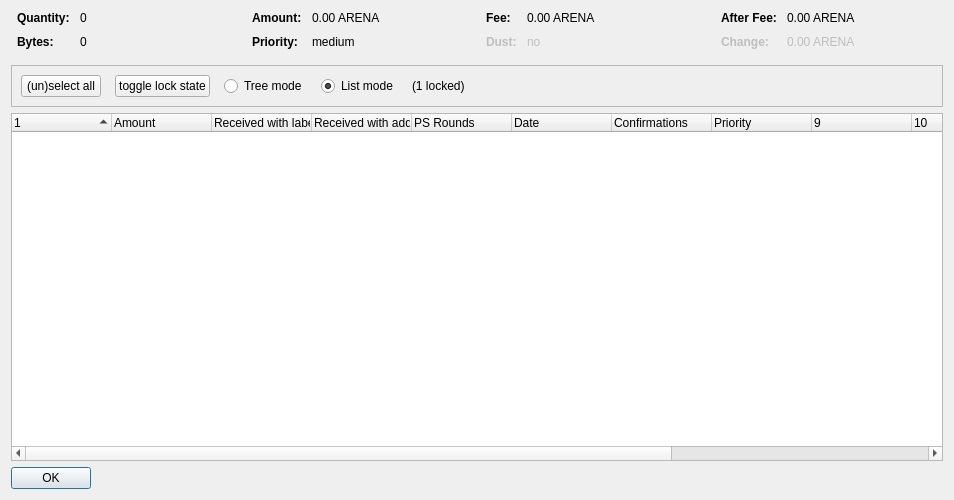
<?xml version="1.0" encoding="UTF-8"?>
<ui version="4.0">
 <class>CoinControlDialog</class>
 <widget class="QDialog" name="CoinControlDialog">
  <property name="geometry">
   <rect>
    <x>0</x>
    <y>0</y>
    <width>954</width>
    <height>500</height>
   </rect>
  </property>
  <property name="windowTitle">
   <string>Coin Selection</string>
  </property>
  <layout class="QVBoxLayout" name="verticalLayout">
   <item>
    <layout class="QHBoxLayout" name="horizontalLayoutTop" stretch="0,0,0,0">
     <property name="topMargin">
      <number>0</number>
     </property>
     <property name="bottomMargin">
      <number>10</number>
     </property>
     <item>
      <layout class="QFormLayout" name="formLayoutCoinControl1">
       <property name="horizontalSpacing">
        <number>10</number>
       </property>
       <property name="verticalSpacing">
        <number>10</number>
       </property>
       <property name="leftMargin">
        <number>6</number>
       </property>
       <property name="rightMargin">
        <number>6</number>
       </property>
       <item row="0" column="0">
        <widget class="QLabel" name="labelCoinControlQuantityText">
         <property name="font">
          <font>
           <weight>75</weight>
           <bold>true</bold>
          </font>
         </property>
         <property name="text">
          <string>Quantity:</string>
         </property>
        </widget>
       </item>
       <item row="0" column="1">
        <widget class="QLabel" name="labelCoinControlQuantity">
         <property name="cursor">
          <cursorShape>IBeamCursor</cursorShape>
         </property>
         <property name="contextMenuPolicy">
          <enum>Qt::ActionsContextMenu</enum>
         </property>
         <property name="text">
          <string notr="true">0</string>
         </property>
         <property name="textInteractionFlags">
          <set>Qt::LinksAccessibleByMouse|Qt::TextSelectableByKeyboard|Qt::TextSelectableByMouse</set>
         </property>
        </widget>
       </item>
       <item row="1" column="0">
        <widget class="QLabel" name="labelCoinControlBytesText">
         <property name="font">
          <font>
           <weight>75</weight>
           <bold>true</bold>
          </font>
         </property>
         <property name="text">
          <string>Bytes:</string>
         </property>
        </widget>
       </item>
       <item row="1" column="1">
        <widget class="QLabel" name="labelCoinControlBytes">
         <property name="cursor">
          <cursorShape>IBeamCursor</cursorShape>
         </property>
         <property name="contextMenuPolicy">
          <enum>Qt::ActionsContextMenu</enum>
         </property>
         <property name="text">
          <string notr="true">0</string>
         </property>
         <property name="textInteractionFlags">
          <set>Qt::LinksAccessibleByMouse|Qt::TextSelectableByKeyboard|Qt::TextSelectableByMouse</set>
         </property>
        </widget>
       </item>
      </layout>
     </item>
     <item>
      <layout class="QFormLayout" name="formLayoutCoinControl2">
       <property name="horizontalSpacing">
        <number>10</number>
       </property>
       <property name="verticalSpacing">
        <number>10</number>
       </property>
       <property name="leftMargin">
        <number>6</number>
       </property>
       <property name="rightMargin">
        <number>6</number>
       </property>
       <item row="0" column="0">
        <widget class="QLabel" name="labelCoinControlAmountText">
         <property name="font">
          <font>
           <weight>75</weight>
           <bold>true</bold>
          </font>
         </property>
         <property name="text">
          <string>Amount:</string>
         </property>
        </widget>
       </item>
       <item row="0" column="1">
        <widget class="QLabel" name="labelCoinControlAmount">
         <property name="cursor">
          <cursorShape>IBeamCursor</cursorShape>
         </property>
         <property name="contextMenuPolicy">
          <enum>Qt::ActionsContextMenu</enum>
         </property>
         <property name="text">
          <string notr="true">0.00 ARENA</string>
         </property>
         <property name="textInteractionFlags">
          <set>Qt::LinksAccessibleByMouse|Qt::TextSelectableByKeyboard|Qt::TextSelectableByMouse</set>
         </property>
        </widget>
       </item>
       <item row="1" column="0">
        <widget class="QLabel" name="labelCoinControlPriorityText">
         <property name="font">
          <font>
           <weight>75</weight>
           <bold>true</bold>
          </font>
         </property>
         <property name="text">
          <string>Priority:</string>
         </property>
        </widget>
       </item>
       <item row="1" column="1">
        <widget class="QLabel" name="labelCoinControlPriority">
         <property name="cursor">
          <cursorShape>IBeamCursor</cursorShape>
         </property>
         <property name="contextMenuPolicy">
          <enum>Qt::ActionsContextMenu</enum>
         </property>
         <property name="text">
          <string>medium</string>
         </property>
         <property name="textInteractionFlags">
          <set>Qt::LinksAccessibleByMouse|Qt::TextSelectableByKeyboard|Qt::TextSelectableByMouse</set>
         </property>
        </widget>
       </item>
      </layout>
     </item>
     <item>
      <layout class="QFormLayout" name="formLayoutCoinControl3">
       <property name="horizontalSpacing">
        <number>10</number>
       </property>
       <property name="verticalSpacing">
        <number>10</number>
       </property>
       <property name="leftMargin">
        <number>6</number>
       </property>
       <property name="rightMargin">
        <number>6</number>
       </property>
       <item row="0" column="0">
        <widget class="QLabel" name="labelCoinControlFeeText">
         <property name="font">
          <font>
           <weight>75</weight>
           <bold>true</bold>
          </font>
         </property>
         <property name="text">
          <string>Fee:</string>
         </property>
        </widget>
       </item>
       <item row="0" column="1">
        <widget class="QLabel" name="labelCoinControlFee">
         <property name="cursor">
          <cursorShape>IBeamCursor</cursorShape>
         </property>
         <property name="contextMenuPolicy">
          <enum>Qt::ActionsContextMenu</enum>
         </property>
         <property name="text">
          <string notr="true">0.00 ARENA</string>
         </property>
         <property name="textInteractionFlags">
          <set>Qt::LinksAccessibleByMouse|Qt::TextSelectableByKeyboard|Qt::TextSelectableByMouse</set>
         </property>
        </widget>
       </item>
       <item row="1" column="0">
        <widget class="QLabel" name="labelCoinControlLowOutputText">
         <property name="enabled">
          <bool>false</bool>
         </property>
         <property name="font">
          <font>
           <weight>75</weight>
           <bold>true</bold>
          </font>
         </property>
         <property name="text">
          <string>Dust:</string>
         </property>
        </widget>
       </item>
       <item row="1" column="1">
        <widget class="QLabel" name="labelCoinControlLowOutput">
         <property name="enabled">
          <bool>false</bool>
         </property>
         <property name="cursor">
          <cursorShape>IBeamCursor</cursorShape>
         </property>
         <property name="contextMenuPolicy">
          <enum>Qt::ActionsContextMenu</enum>
         </property>
         <property name="text">
          <string>no</string>
         </property>
         <property name="textInteractionFlags">
          <set>Qt::LinksAccessibleByMouse|Qt::TextSelectableByKeyboard|Qt::TextSelectableByMouse</set>
         </property>
        </widget>
       </item>
      </layout>
     </item>
     <item>
      <layout class="QFormLayout" name="formLayoutCoinControl4">
       <property name="horizontalSpacing">
        <number>10</number>
       </property>
       <property name="verticalSpacing">
        <number>10</number>
       </property>
       <property name="leftMargin">
        <number>6</number>
       </property>
       <property name="rightMargin">
        <number>6</number>
       </property>
       <item row="0" column="0">
        <widget class="QLabel" name="labelCoinControlAfterFeeText">
         <property name="font">
          <font>
           <weight>75</weight>
           <bold>true</bold>
          </font>
         </property>
         <property name="text">
          <string>After Fee:</string>
         </property>
        </widget>
       </item>
       <item row="0" column="1">
        <widget class="QLabel" name="labelCoinControlAfterFee">
         <property name="cursor">
          <cursorShape>IBeamCursor</cursorShape>
         </property>
         <property name="contextMenuPolicy">
          <enum>Qt::ActionsContextMenu</enum>
         </property>
         <property name="text">
          <string notr="true">0.00 ARENA</string>
         </property>
         <property name="textInteractionFlags">
          <set>Qt::LinksAccessibleByMouse|Qt::TextSelectableByKeyboard|Qt::TextSelectableByMouse</set>
         </property>
        </widget>
       </item>
       <item row="1" column="0">
        <widget class="QLabel" name="labelCoinControlChangeText">
         <property name="enabled">
          <bool>false</bool>
         </property>
         <property name="font">
          <font>
           <weight>75</weight>
           <bold>true</bold>
          </font>
         </property>
         <property name="text">
          <string>Change:</string>
         </property>
        </widget>
       </item>
       <item row="1" column="1">
        <widget class="QLabel" name="labelCoinControlChange">
         <property name="enabled">
          <bool>false</bool>
         </property>
         <property name="cursor">
          <cursorShape>IBeamCursor</cursorShape>
         </property>
         <property name="contextMenuPolicy">
          <enum>Qt::ActionsContextMenu</enum>
         </property>
         <property name="text">
          <string notr="true">0.00 ARENA</string>
         </property>
         <property name="textInteractionFlags">
          <set>Qt::LinksAccessibleByMouse|Qt::TextSelectableByKeyboard|Qt::TextSelectableByMouse</set>
         </property>
        </widget>
       </item>
      </layout>
     </item>
    </layout>
   </item>
   <item>
    <widget class="QFrame" name="frame">
     <property name="minimumSize">
      <size>
       <width>0</width>
       <height>40</height>
      </size>
     </property>
     <property name="frameShape">
      <enum>QFrame::StyledPanel</enum>
     </property>
     <property name="frameShadow">
      <enum>QFrame::Sunken</enum>
     </property>
     <layout class="QHBoxLayout" name="horizontalLayout">
      <item>
       <layout class="QHBoxLayout" name="horizontalLayoutPanel" stretch="0,0,0,0,0,0">
        <property name="spacing">
         <number>14</number>
        </property>
        <item>
         <widget class="QPushButton" name="pushButtonSelectAll">
          <property name="sizePolicy">
           <sizepolicy hsizetype="Maximum" vsizetype="Fixed">
            <horstretch>0</horstretch>
            <verstretch>0</verstretch>
           </sizepolicy>
          </property>
          <property name="text">
           <string>(un)select all</string>
          </property>
          <property name="autoDefault">
           <bool>false</bool>
          </property>
         </widget>
        </item>
        <item>
         <widget class="QPushButton" name="pushButtonToggleLock">
          <property name="sizePolicy">
           <sizepolicy hsizetype="Maximum" vsizetype="Fixed">
            <horstretch>0</horstretch>
            <verstretch>0</verstretch>
           </sizepolicy>
          </property>
          <property name="text">
           <string>toggle lock state</string>
          </property>
          <property name="autoDefault">
           <bool>false</bool>
          </property>
         </widget>
        </item>
        <item>
         <widget class="QRadioButton" name="radioTreeMode">
          <property name="sizePolicy">
           <sizepolicy hsizetype="Maximum" vsizetype="Fixed">
            <horstretch>0</horstretch>
            <verstretch>0</verstretch>
           </sizepolicy>
          </property>
          <property name="text">
           <string>Tree mode</string>
          </property>
         </widget>
        </item>
        <item>
         <widget class="QRadioButton" name="radioListMode">
          <property name="sizePolicy">
           <sizepolicy hsizetype="Maximum" vsizetype="Fixed">
            <horstretch>0</horstretch>
            <verstretch>0</verstretch>
           </sizepolicy>
          </property>
          <property name="text">
           <string>List mode</string>
          </property>
          <property name="checked">
           <bool>true</bool>
          </property>
         </widget>
        </item>
        <item>
         <widget class="QLabel" name="labelLocked">
          <property name="text">
           <string>(1 locked)</string>
          </property>
         </widget>
        </item>
        <item>
         <spacer name="horizontalSpacer">
          <property name="orientation">
           <enum>Qt::Horizontal</enum>
          </property>
          <property name="sizeHint" stdset="0">
           <size>
            <width>40</width>
            <height>20</height>
           </size>
          </property>
         </spacer>
        </item>
       </layout>
      </item>
     </layout>
    </widget>
   </item>
   <item>
    <widget class="CoinControlTreeWidget" name="treeWidget">
     <property name="contextMenuPolicy">
      <enum>Qt::CustomContextMenu</enum>
     </property>
     <property name="sortingEnabled">
      <bool>false</bool>
     </property>
     <property name="columnCount">
      <number>13</number>
     </property>
     <attribute name="headerShowSortIndicator" stdset="0">
      <bool>true</bool>
     </attribute>
     <attribute name="headerStretchLastSection">
      <bool>false</bool>
     </attribute>
     <column>
      <property name="text">
       <string/>
      </property>
     </column>
     <column>
      <property name="text">
       <string>Amount</string>
      </property>
     </column>
     <column>
      <property name="text">
       <string>Received with label</string>
      </property>
     </column>
     <column>
      <property name="text">
       <string>Received with address</string>
      </property>
     </column>
     <column>
      <property name="text">
       <string>PS Rounds</string>
      </property>
     </column>
     <column>
      <property name="text">
       <string>Date</string>
      </property>
     </column>
     <column>
      <property name="text">
       <string>Confirmations</string>
      </property>
      <property name="toolTip">
       <string>Confirmed</string>
      </property>
     </column>
     <column>
      <property name="text">
       <string>Priority</string>
      </property>
     </column>
     <column>
      <property name="text">
       <string/>
      </property>
     </column>
     <column>
      <property name="text">
       <string/>
      </property>
     </column>
     <column>
      <property name="text">
       <string/>
      </property>
     </column>
     <column>
      <property name="text">
       <string/>
      </property>
     </column>
     <column>
      <property name="text">
       <string/>
      </property>
     </column>
    </widget>
   </item>
   <item>
    <widget class="QDialogButtonBox" name="buttonBox">
     <property name="sizePolicy">
      <sizepolicy hsizetype="Maximum" vsizetype="Fixed">
       <horstretch>0</horstretch>
       <verstretch>0</verstretch>
      </sizepolicy>
     </property>
     <property name="orientation">
      <enum>Qt::Horizontal</enum>
     </property>
     <property name="standardButtons">
      <set>QDialogButtonBox::Ok</set>
     </property>
    </widget>
   </item>
  </layout>
 </widget>
 <customwidgets>
  <customwidget>
   <class>CoinControlTreeWidget</class>
   <extends>QTreeWidget</extends>
   <header>coincontroltreewidget.h</header>
  </customwidget>
 </customwidgets>
 <resources/>
 <connections/>
</ui>
